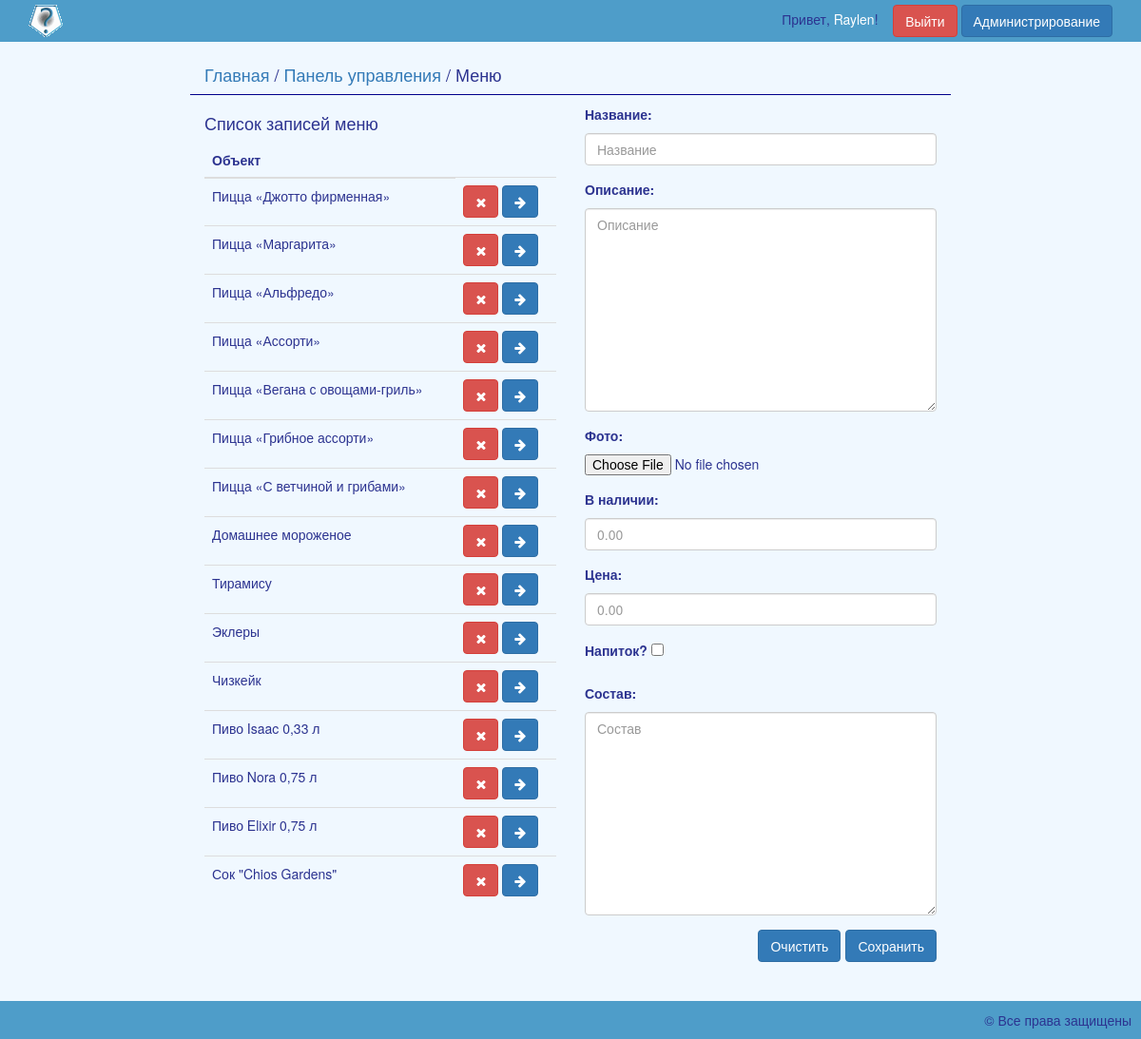
The app's page /admin/menu/list/ (signed in) with its own data.
### content_app/models.py (models this page shows, shortened)
class Recipe(models.Model):
    name = models.CharField(verbose_name='Название', max_length=100)
    recipe_type = models.BooleanField(verbose_name='Вид рецепта')
    description = models.CharField(verbose_name='Описание', max_length=500, blank=True, null=True)
    photo = models.ImageField(verbose_name='Фото', upload_to='img/', blank=True, null=True)
    volume = models.IntegerField(verbose_name='В наличии', blank=True, null=True)
    price = models.FloatField(verbose_name='Цена')
    ingredients = models.CharField(verbose_name='Состав', max_length=500, blank=True, null=True)

### admin_app/views.py (the view)
# urls.py: url(r'^admin/menu/list/$', admin_menu_list, name='admin_menu_list'),
@user_passes_test(lambda u: u.is_superuser)
def admin_menu_list(request):
    menu = Recipe.objects.all()
    form = RecipeForm()
    return render(request, 'admin_menu_list.html', {'entries_list': menu,
                                                    'form': form,
                                                    'title': 'Список записей меню'})

### templates/admin_menu_list.html (shortened to what this page needs)
{% extends 'base.html' %}
{% load staticfiles %}
{% block content %}
    <div class="main-content">
        <div class="col-md-12">
            <div class="row">
                <div class="col-md-8 col-md-offset-2">
                    <div class="row bottom-border">
                        <div class="col-md-12 top-padding-15">
                            <span class="pull-left">
                                <h4><a href="{% url 'main' %}">Главная</a> / <a href="{% url 'admin' %}">Панель управления</a> / Меню</h4>
                            </span>
                        </div>
                    </div>
                    <div class="row">
                        <div class="col-md-6" id="menu_list">
                            {% include 'inc-admin_object_list.html' %}
                        </div>
                        <div class="col-md-6">
                            <form id="menu_form" method="post" role="form" name="menu_form" novalidate>
                                <fieldset>
                                    <div id="form_anchor">
                                        {% include 'inc-admin_object_create_form.html' %}
                                    </div>
                                </fieldset>
                            </form>
                            <div class="btn-toolbar pull-right">
                                <button class="btn btn-primary btn-o" onclick="reset_form()" id="form_reset">
                                    Очистить
                                </button>
                                <button class="btn btn-primary pull-right" onclick="send_data()">
                                    Сохранить
                                </button>
                            </div>
                        </div>
                    </div>
                </div>
            </div>
        </div>
    </div>
{% endblock %}

### templates/top-navbar.html
{% load staticfiles %}
<div class="col-sm-12 top-navbar">
    <a href="{% url 'main' %}"><img src="{% static 'img/bar_logo_small.gif' %}" height="34" /></a>
    <div class="pull-right">
    {% if request.user.is_anonymous %}
        {% include 'inc-login_form.html' %}
        Привет, незнакомец!&nbsp;&nbsp;&nbsp;
        <a class="btn btn-wide btn-success" data-toggle="modal" data-target="#login_modal">
            Войти
        </a>
        <a href="{% url 'registration' %}" class="btn btn-primary">
            Регистрация
        </a>
    {% else %}
        Привет, <a href="{% url 'user_view' %}" class="white-text">{{ request.user.username }}</a>!&nbsp;&nbsp;&nbsp;
        <a href="{% url 'logout' %}" class="btn btn-wide btn-danger">
            Выйти
        </a>
        {% if request.user.is_superuser %}
            <a href="{% url 'admin' %}" class="btn btn-wide btn-primary">
                Администрирование
            </a>
        {% endif %}
    {% endif %}
    </div>
</div>

### templates/inc-admin_object_list.html
<h4>{{ title }}</h4>
<div class="row">
    <div class="col-md-12">
        <table class="table">
            <thead>
                <tr>
                    <th>Объект</th>
                </tr>
            </thead>
            <tbody>
            {% for entry in entries_list %}
                <tr>
                    <td>
                        {{ entry.name }}
                    </td>
                    <td>
                        <a onclick="show_delete_modal({{ entry.id }})" class="btn btn-danger">
                            <i class="fa fa-times"></i>
                        </a>
                        <a onclick="fill_form({{ entry.id }})" class="btn btn-primary">
                            <i class="fa fa-arrow-right"></i>
                        </a>
                    </td>
                </tr>
            {% endfor %}
            </tbody>
        </table>
    </div>
</div>

### static/css/style.css (style rules this page uses)
html { height: 100%; }
body { background-color: aliceblue; height: 100%; display: flex; flex-direction: column; color: #2C3390; }
.top-navbar { background-color: #4E9DC9; padding: 5px 30px; }
.top-padding-15 { padding-top: 15px; }
.bottom-border { border-bottom: 1px solid darkblue; margin-bottom: 10px; }
.white-text { color: #ffffff; }

### records on screen
Recipe: name "Пицца «Джотто фирменная»"
Recipe: name "Пицца «Маргарита»"
Recipe: name "Пицца «Альфредо»"
Recipe: name "Пицца «Ассорти»"
Recipe: name "Пицца «Вегана с овощами-гриль»"
Recipe: name "Пицца «Грибное ассорти»"
Recipe: name "Пицца «С ветчиной и грибами»"
Recipe: name "Домашнее мороженое"
Recipe: name "Тирамису"
Recipe: name "Эклеры"
Recipe: name "Чизкейк"
Recipe: name "Пиво Isaac 0,33 л"
Recipe: name "Пиво Nora 0,75 л"
Recipe: name "Пиво Elixir 0,75 л"
Recipe: name "Сок \"Chios Gardens\""

### other values on screen
{{ request.user.username }} "Raylen"
{{ title }} "Список записей меню"
{{ field.label_tag }} "Название:" "Описание:" "Фото:" "В наличии:" "Цена:" "Напиток?" "Состав:"
